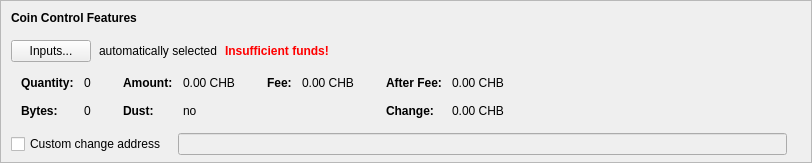
    <widget class="QFrame" name="frameCoinControl">
     <property name="sizePolicy">
      <sizepolicy hsizetype="Expanding" vsizetype="Expanding">
       <horstretch>0</horstretch>
       <verstretch>0</verstretch>
      </sizepolicy>
     </property>
     <property name="maximumSize">
      <size>
       <width>16777215</width>
       <height>16777215</height>
      </size>
     </property>
     <property name="frameShape">
      <enum>QFrame::StyledPanel</enum>
     </property>
     <property name="frameShadow">
      <enum>QFrame::Sunken</enum>
     </property>
     <layout class="QVBoxLayout" name="verticalLayoutCoinControl2">
      <property name="spacing">
       <number>0</number>
      </property>
      <property name="leftMargin">
       <number>0</number>
      </property>
      <property name="topMargin">
       <number>0</number>
      </property>
      <property name="rightMargin">
       <number>0</number>
      </property>
      <property name="bottomMargin">
       <number>6</number>
      </property>
      <item>
       <layout class="QVBoxLayout" name="verticalLayoutCoinControl" stretch="0,0,0,0,1">
        <property name="spacing">
         <number>0</number>
        </property>
        <property name="leftMargin">
         <number>10</number>
        </property>
        <property name="topMargin">
         <number>10</number>
        </property>
        <item>
         <layout class="QHBoxLayout" name="horizontalLayoutCoinControl1">
          <property name="bottomMargin">
           <number>15</number>
          </property>
          <item>
           <widget class="QLabel" name="labelCoinControlFeatures">
            <property name="sizePolicy">
             <sizepolicy hsizetype="Preferred" vsizetype="Maximum">
              <horstretch>0</horstretch>
              <verstretch>0</verstretch>
             </sizepolicy>
            </property>
            <property name="font">
             <font>
              <weight>75</weight>
              <bold>true</bold>
             </font>
            </property>
            <property name="styleSheet">
             <string notr="true">font-weight:bold;</string>
            </property>
            <property name="text">
             <string>Coin Control Features</string>
            </property>
           </widget>
          </item>
         </layout>
        </item>
        <item>
         <layout class="QHBoxLayout" name="horizontalLayoutCoinControl2" stretch="0,0,0,0">
          <property name="spacing">
           <number>8</number>
          </property>
          <property name="bottomMargin">
           <number>10</number>
          </property>
          <item>
           <widget class="QPushButton" name="pushButtonCoinControl">
            <property name="styleSheet">
             <string notr="true"/>
            </property>
            <property name="text">
             <string>Inputs...</string>
            </property>
            <property name="autoDefault">
             <bool>false</bool>
            </property>
           </widget>
          </item>
          <item>
           <widget class="QLabel" name="labelCoinControlAutomaticallySelected">
            <property name="text">
             <string>automatically selected</string>
            </property>
            <property name="margin">
             <number>5</number>
            </property>
           </widget>
          </item>
          <item>
           <widget class="QLabel" name="labelCoinControlInsuffFunds">
            <property name="font">
             <font>
              <weight>75</weight>
              <bold>true</bold>
             </font>
            </property>
            <property name="styleSheet">
             <string notr="true">color:red;font-weight:bold;</string>
            </property>
            <property name="text">
             <string>Insufficient funds!</string>
            </property>
            <property name="margin">
             <number>5</number>
            </property>
           </widget>
          </item>
          <item>
           <spacer name="horizontalSpacerCoinControl">
            <property name="orientation">
             <enum>Qt::Horizontal</enum>
            </property>
            <property name="sizeHint" stdset="0">
             <size>
              <width>40</width>
              <height>1</height>
             </size>
            </property>
           </spacer>
          </item>
         </layout>
        </item>
        <item>
         <widget class="QWidget" name="widgetCoinControl" native="true">
          <property name="sizePolicy">
           <sizepolicy hsizetype="Preferred" vsizetype="Preferred">
            <horstretch>0</horstretch>
            <verstretch>0</verstretch>
           </sizepolicy>
          </property>
          <property name="minimumSize">
           <size>
            <width>0</width>
            <height>0</height>
           </size>
          </property>
          <property name="styleSheet">
           <string notr="true"/>
          </property>
          <layout class="QHBoxLayout" name="horizontalLayoutCoinControl5">
           <property name="leftMargin">
            <number>0</number>
           </property>
           <property name="topMargin">
            <number>0</number>
           </property>
           <property name="rightMargin">
            <number>0</number>
           </property>
           <property name="bottomMargin">
            <number>0</number>
           </property>
           <item>
            <layout class="QHBoxLayout" name="horizontalLayoutCoinControl3" stretch="0,0,0,1">
             <property name="spacing">
              <number>20</number>
             </property>
             <property name="topMargin">
              <number>0</number>
             </property>
             <property name="bottomMargin">
              <number>10</number>
             </property>
             <item>
              <layout class="QFormLayout" name="formLayoutCoinControl1">
               <property name="horizontalSpacing">
                <number>10</number>
               </property>
               <property name="verticalSpacing">
                <number>14</number>
               </property>
               <property name="leftMargin">
                <number>10</number>
               </property>
               <property name="topMargin">
                <number>4</number>
               </property>
               <property name="rightMargin">
                <number>6</number>
               </property>
               <item row="0" column="0">
                <widget class="QLabel" name="labelCoinControlQuantityText">
                 <property name="font">
                  <font>
                   <weight>75</weight>
                   <bold>true</bold>
                  </font>
                 </property>
                 <property name="text">
                  <string>Quantity:</string>
                 </property>
                 <property name="margin">
                  <number>0</number>
                 </property>
                </widget>
               </item>
               <item row="0" column="1">
                <widget class="QLabel" name="labelCoinControlQuantity">
                 <property name="cursor">
                  <cursorShape>IBeamCursor</cursorShape>
                 </property>
                 <property name="contextMenuPolicy">
                  <enum>Qt::ActionsContextMenu</enum>
                 </property>
                 <property name="text">
                  <string notr="true">0</string>
                 </property>
                 <property name="margin">
                  <number>0</number>
                 </property>
                 <property name="textInteractionFlags">
                  <set>Qt::LinksAccessibleByMouse|Qt::TextSelectableByKeyboard|Qt::TextSelectableByMouse</set>
                 </property>
                </widget>
               </item>
               <item row="1" column="0">
                <widget class="QLabel" name="labelCoinControlBytesText">
                 <property name="font">
                  <font>
                   <weight>75</weight>
                   <bold>true</bold>
                  </font>
                 </property>
                 <property name="text">
                  <string>Bytes:</string>
                 </property>
                </widget>
               </item>
               <item row="1" column="1">
                <widget class="QLabel" name="labelCoinControlBytes">
                 <property name="cursor">
                  <cursorShape>IBeamCursor</cursorShape>
                 </property>
                 <property name="contextMenuPolicy">
                  <enum>Qt::ActionsContextMenu</enum>
                 </property>
                 <property name="text">
                  <string notr="true">0</string>
                 </property>
                 <property name="textInteractionFlags">
                  <set>Qt::LinksAccessibleByMouse|Qt::TextSelectableByKeyboard|Qt::TextSelectableByMouse</set>
                 </property>
                </widget>
               </item>
              </layout>
             </item>
             <item>
              <layout class="QFormLayout" name="formLayoutCoinControl2">
               <property name="horizontalSpacing">
                <number>10</number>
               </property>
               <property name="verticalSpacing">
                <number>14</number>
               </property>
               <property name="leftMargin">
                <number>6</number>
               </property>
               <property name="topMargin">
                <number>4</number>
               </property>
               <property name="rightMargin">
                <number>6</number>
               </property>
               <item row="0" column="0">
                <widget class="QLabel" name="labelCoinControlAmountText">
                 <property name="font">
                  <font>
                   <weight>75</weight>
                   <bold>true</bold>
                  </font>
                 </property>
                 <property name="text">
                  <string>Amount:</string>
                 </property>
                 <property name="margin">
                  <number>0</number>
                 </property>
                </widget>
               </item>
               <item row="0" column="1">
                <widget class="QLabel" name="labelCoinControlAmount">
                 <property name="cursor">
                  <cursorShape>IBeamCursor</cursorShape>
                 </property>
                 <property name="contextMenuPolicy">
                  <enum>Qt::ActionsContextMenu</enum>
                 </property>
                 <property name="text">
                  <string notr="true">0.00 CHB</string>
                 </property>
                 <property name="textInteractionFlags">
                  <set>Qt::LinksAccessibleByMouse|Qt::TextSelectableByKeyboard|Qt::TextSelectableByMouse</set>
                 </property>
                </widget>
               </item>
               <item row="1" column="0">
                <widget class="QLabel" name="labelCoinControlLowOutputText">
                 <property name="font">
                  <font>
                   <weight>75</weight>
                   <bold>true</bold>
                  </font>
                 </property>
                 <property name="text">
                  <string>Dust:</string>
                 </property>
                </widget>
               </item>
               <item row="1" column="1">
                <widget class="QLabel" name="labelCoinControlLowOutput">
                 <property name="cursor">
                  <cursorShape>IBeamCursor</cursorShape>
                 </property>
                 <property name="contextMenuPolicy">
                  <enum>Qt::ActionsContextMenu</enum>
                 </property>
                 <property name="text">
                  <string notr="true">no</string>
                 </property>
                 <property name="textInteractionFlags">
                  <set>Qt::LinksAccessibleByMouse|Qt::TextSelectableByKeyboard|Qt::TextSelectableByMouse</set>
                 </property>
                </widget>
               </item>
              </layout>
             </item>
             <item>
              <layout class="QFormLayout" name="formLayoutCoinControl3">
               <property name="horizontalSpacing">
                <number>10</number>
               </property>
               <property name="verticalSpacing">
                <number>14</number>
               </property>
               <property name="leftMargin">
                <number>6</number>
               </property>
               <property name="topMargin">
                <number>4</number>
               </property>
               <property name="rightMargin">
                <number>6</number>
               </property>
               <item row="0" column="0">
                <widget class="QLabel" name="labelCoinControlFeeText">
                 <property name="font">
                  <font>
                   <weight>75</weight>
                   <bold>true</bold>
                  </font>
                 </property>
                 <property name="text">
                  <string>Fee:</string>
                 </property>
                 <property name="margin">
                  <number>0</number>
                 </property>
                </widget>
               </item>
               <item row="0" column="1">
                <widget class="QLabel" name="labelCoinControlFee">
                 <property name="cursor">
                  <cursorShape>IBeamCursor</cursorShape>
                 </property>
                 <property name="contextMenuPolicy">
                  <enum>Qt::ActionsContextMenu</enum>
                 </property>
                 <property name="text">
                  <string notr="true">0.00 CHB</string>
                 </property>
                 <property name="textInteractionFlags">
                  <set>Qt::LinksAccessibleByMouse|Qt::TextSelectableByKeyboard|Qt::TextSelectableByMouse</set>
                 </property>
                </widget>
               </item>
              </layout>
             </item>
             <item>
              <layout class="QFormLayout" name="formLayoutCoinControl4">
               <property name="horizontalSpacing">
                <number>10</number>
               </property>
               <property name="verticalSpacing">
                <number>14</number>
               </property>
               <property name="leftMargin">
                <number>6</number>
               </property>
               <property name="topMargin">
                <number>4</number>
               </property>
               <property name="rightMargin">
                <number>6</number>
               </property>
               <item row="0" column="0">
                <widget class="QLabel" name="labelCoinControlAfterFeeText">
                 <property name="font">
                  <font>
                   <weight>75</weight>
                   <bold>true</bold>
                  </font>
                 </property>
                 <property name="text">
                  <string>After Fee:</string>
                 </property>
                 <property name="margin">
                  <number>0</number>
                 </property>
                </widget>
               </item>
               <item row="0" column="1">
                <widget class="QLabel" name="labelCoinControlAfterFee">
                 <property name="cursor">
                  <cursorShape>IBeamCursor</cursorShape>
                 </property>
                 <property name="contextMenuPolicy">
                  <enum>Qt::ActionsContextMenu</enum>
                 </property>
                 <property name="text">
                  <string notr="true">0.00 CHB</string>
                 </property>
                 <property name="textInteractionFlags">
                  <set>Qt::LinksAccessibleByMouse|Qt::TextSelectableByKeyboard|Qt::TextSelectableByMouse</set>
                 </property>
                </widget>
               </item>
               <item row="1" column="0">
                <widget class="QLabel" name="labelCoinControlChangeText">
                 <property name="font">
                  <font>
                   <weight>75</weight>
                   <bold>true</bold>
                  </font>
                 </property>
                 <property name="text">
                  <string>Change:</string>
                 </property>
                </widget>
               </item>
               <item row="1" column="1">
                <widget class="QLabel" name="labelCoinControlChange">
                 <property name="cursor">
                  <cursorShape>IBeamCursor</cursorShape>
                 </property>
                 <property name="contextMenuPolicy">
                  <enum>Qt::ActionsContextMenu</enum>
                 </property>
                 <property name="text">
                  <string notr="true">0.00 CHB</string>
                 </property>
                 <property name="textInteractionFlags">
                  <set>Qt::LinksAccessibleByMouse|Qt::TextSelectableByKeyboard|Qt::TextSelectableByMouse</set>
                 </property>
                </widget>
               </item>
              </layout>
             </item>
            </layout>
           </item>
          </layout>
         </widget>
        </item>
        <item>
         <layout class="QHBoxLayout" name="horizontalLayoutCoinControl4" stretch="0,0,0">
          <property name="spacing">
           <number>12</number>
          </property>
          <property name="sizeConstraint">
           <enum>QLayout::SetDefaultConstraint</enum>
          </property>
          <property name="topMargin">
           <number>5</number>
          </property>
          <property name="rightMargin">
           <number>5</number>
          </property>
          <item>
           <widget class="QCheckBox" name="checkBoxCoinControlChange">
            <property name="toolTip">
             <string>If this is activated, but the change address is empty or invalid, change will be sent to a newly generated address.</string>
            </property>
            <property name="text">
             <string>Custom change address</string>
            </property>
           </widget>
          </item>
          <item>
           <widget class="QValidatedLineEdit" name="lineEditCoinControlChange">
            <property name="enabled">
             <bool>false</bool>
            </property>
            <property name="sizePolicy">
             <sizepolicy hsizetype="Expanding" vsizetype="Fixed">
              <horstretch>0</horstretch>
              <verstretch>0</verstretch>
             </sizepolicy>
            </property>
           </widget>
          </item>
          <item>
           <widget class="QLabel" name="labelCoinControlChangeLabel">
            <property name="sizePolicy">
             <sizepolicy hsizetype="Preferred" vsizetype="Expanding">
              <horstretch>0</horstretch>
              <verstretch>0</verstretch>
             </sizepolicy>
            </property>
            <property name="minimumSize">
             <size>
              <width>0</width>
              <height>0</height>
             </size>
            </property>
            <property name="text">
             <string/>
            </property>
            <property name="margin">
             <number>3</number>
            </property>
           </widget>
          </item>
         </layout>
        </item>
        <item>
         <spacer name="verticalSpacerCoinControl">
          <property name="orientation">
           <enum>Qt::Vertical</enum>
          </property>
          <property name="sizeHint" stdset="0">
           <size>
            <width>800</width>
            <height>1</height>
           </size>
          </property>
         </spacer>
        </item>
       </layout>
      </item>
     </layout>
    </widget>
